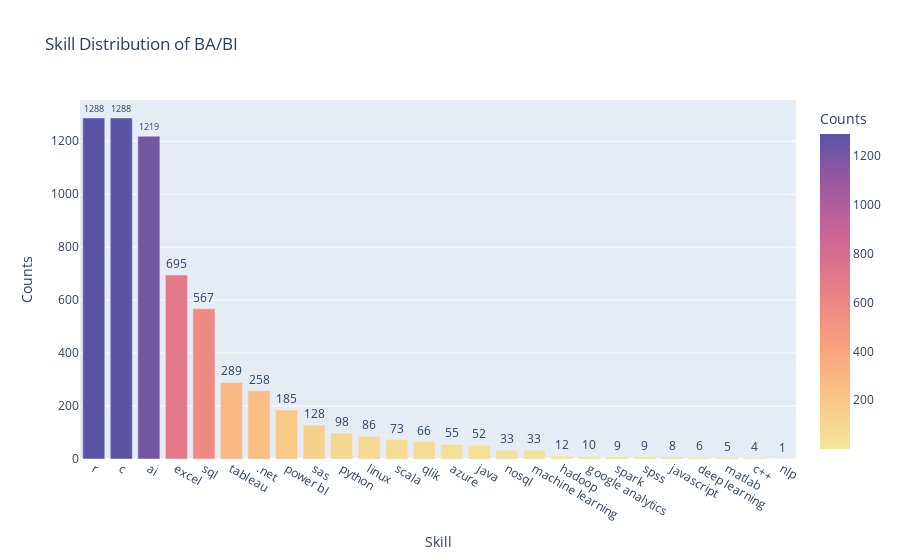

The code cell stored with this chart in its notebook:
### Code cell
fig = px.bar(BusinessSkill, x='Skill', y='Counts',text='Counts',title='Skill Distribution of BA/BI',
            color='Counts',color_continuous_scale=px.colors.sequential.Sunset)
fig.update_traces(textposition='outside')
fig.show()

### Figure 1 — Plotly figure (JSON) as saved in the notebook; plotly's stock layout.template omitted (floating-point values rounded to 4 significant figures)
{"data": [{"alignmentgroup": "True", "hoverlabel": {"namelength": 0}, "hovertemplate": "Skill=%{x}<br>Counts=%{marker.color}", "legendgroup": "", "marker": {"color": [1288, 1288, 1219, 695, 567, 289, 258, 185, 128, 98, 86, 73, 66, 55, 52, 33, 33, 12, 10, 9, 9, 8, 6, 5, 4, 1], "coloraxis": "coloraxis"}, "name": "", "offsetgroup": "", "orientation": "v", "showlegend": false, "text": [1288, 1288, 1219, 695, 567, 289, 258, 185, 128, 98, 86, 73, 66, 55, 52, 33, 33, 12, 10, 9, 9, 8, 6, 5, 4, 1], "textposition": "outside", "type": "bar", "x": ["r", "c", "ai", "excel", "sql", "tableau", ".net", "power bI", "sas", "python", "linux", "scala", "qlik", "azure", "java", "nosql", "machine learning", "hadoop", "google analytics", "spark", "spss", "javascript", "deep learning", "matlab", "c++", "nlp"], "xaxis": "x", "y": [1288, 1288, 1219, 695, 567, 289, 258, 185, 128, 98, 86, 73, 66, 55, 52, 33, 33, 12, 10, 9, 9, 8, 6, 5, 4, 1], "yaxis": "y"}], "layout": {"barmode": "relative", "coloraxis": {"colorbar": {"title": {"text": "Counts"}}, "colorscale": [[0, "rgb(243, 231, 155)"], [0.1667, "rgb(250, 196, 132)"], [0.3333, "rgb(248, 160, 126)"], [0.5, "rgb(235, 127, 134)"], [0.6667, "rgb(206, 102, 147)"], [0.8333, "rgb(160, 89, 160)"], [1, "rgb(92, 83, 165)"]]}, "legend": {"tracegroupgap": 0}, "title": {"text": "Skill Distribution of BA/BI"}, "xaxis": {"anchor": "y", "domain": [0, 1], "title": {"text": "Skill"}}, "yaxis": {"anchor": "x", "domain": [0, 1], "title": {"text": "Counts"}}}}
